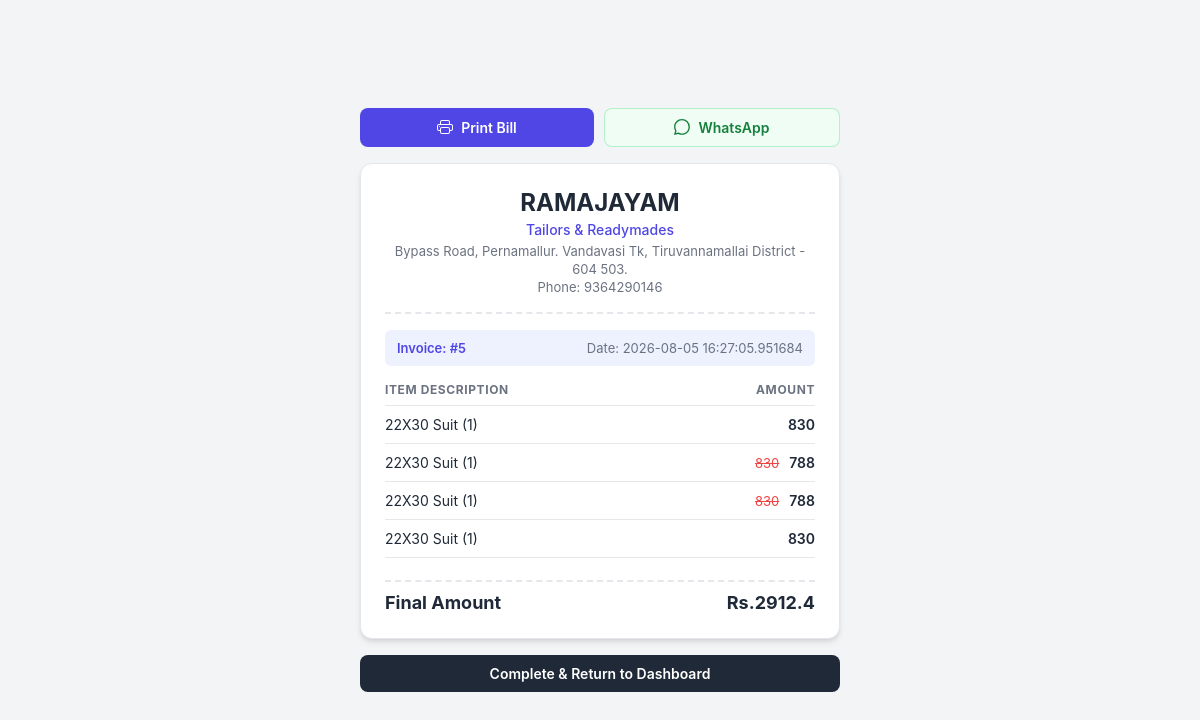
Screenshot of /bill_show_page/5 with the database file from the repository.
### app.py (models this page shows, shortened)
class ShopDealer(UserMixin,db.Model) :
    id = db.Column(db.Integer, primary_key=True)
    shop_username = db.Column(db.String(150), unique=True, nullable=False)
    password = db.Column(db.String(150), nullable=False)
    shop_name = db.Column(db.String(150),nullable=False)
    shop_title = db.Column(db.String(150),nullable=False)
    shop_location = db.Column(db.String(150),nullable=False)
    shop_phone_number = db.Column(db.String(10),nullable=False)
    shop_gst_number = db.Column(db.String(15),default=None)

class Billing(db.Model) :
    id = db.Column(db.Integer,primary_key=True)
    customer_no = db.Column(db.String(10))
    customer_name = db.Column(db.String(100))
    customer_address = db.Column(db.String(100), nullable=True)
    billing_amount = db.Column(db.Integer)
    applies_discount = db.Column(db.Integer, default=0)  # New field to indicate if a discount was applied
    applies_discount_amount = db.Column(db.Integer, default=0)
    total_quantity = db.Column(db.Integer)
    billing_date = db.Column(db.DateTime, default=datetime.utcnow)
    billing_products = db.relationship('SelledProduct', backref='billing', lazy=True)

class Product(db.Model) :
    id = db.Column(db.Integer,primary_key=True)
    billing_id = db.Column(db.Integer, db.ForeignKey('billing.id'), nullable=True,default=0)
    product_name = db.Column(db.String(100))
    product_id = db.Column(db.String(100))
    product_selling_amount = db.Column(db.Integer)
    product_raw_amount = db.Column(db.Integer)
    backup_product_selling_amount = db.Column(db.Integer, default=None)  # New field to store the original selling amount for discount restoration
    backup_product_raw_amount = db.Column(db.Integer, default=None)  # New field to store the original raw amount for discount restoration
    discount = db.Column(db.Integer)
    product_location = db.Column(db.String(100))
    product_entry_date = db.Column(db.String(100))
    product_exit_date = db.Column(db.DateTime, default=None)
    customer_phone_number = db.Column(db.String(10), db.ForeignKey('customer.customer_phone_number'), default=None)
    status = db.Column(db.String(20), default='active')  # active, sold, expired, etc.

### app.py (the view)
@app.route('/bill_show_page/<int:billing_id>')
def bill_show_page(billing_id):
    billing = Billing.query.get_or_404(billing_id)
    selled = SelledProduct.query.filter_by(billing_id=billing_id)
    shop = ShopDealer.query.all()
    products = Product.query.filter_by(billing_id=billing_id)
    return render_template('bill_show_page.html', billing=billing,selled=selled,shop=shop,products=products)

### templates/bill_show_page.html (shortened to what this page needs)
<!DOCTYPE html>
<html lang="en">
<head>
</head>
<body>
    <div class="container">
        <div class="action-panel">
            <button class="btn print-btn" onclick="window.print()">
                Print Bill
            </button>
            <a href="/whatsapp_bill/{{ billing.id }}" class="btn whatsapp-btn">
                WhatsApp
            </a>
        </div>
        <div class="receipt-card">
            <header class="shop-header">
                {% for s in shop %}
                <h1 class="shop-name">{{ s.shop_name }}</h1>
                <p class="shop-title">{{ s.shop_title }}</p>
                <p class="shop-details">{{ s.shop_location }}</p>
                <p class="shop-details">Phone: {{ s.shop_phone_number }}</p>
                {% endfor %}
            </header>
            <div class="invoice-meta">
                <div class="meta-group">
                    <span class="invoice-id">Invoice: #{{ billing.id }}</span>
                </div>
                <div class="meta-group text-right">
                    <span>Date: {{ billing.billing_date }}</span>
                </div>
            </div>
            <table class="items-table">
                <thead>
                    <tr>
                        <th>Item Description</th>
                        <th class="text-right">Amount</th>
                    </tr>
                </thead>
                <tbody>
                    {% for p in products %}
                    <tr>
                        <td>{{ p.product_name }}</td>
                        <td class="text-right">
                            {% if p.backup_product_selling_amount == p.product_selling_amount %}
                                <span class="price-current">{{ p.backup_product_selling_amount }}</span>
                            {% else %}
                                <span class="price-strike">{{ p.backup_product_selling_amount }}</span>
                                <span class="price-current">{{ p.product_selling_amount }}</span>
                            {% endif %}
                        </td>
                    </tr>
                    {% endfor %}
                </tbody>
            </table>
            <div class="summary-section">
                {% if billing.applies_discount_amount > 0 and billing.billing_amount - billing.applies_discount_amount==100 %}
                    <div class="summary-row">
                        <span>Total Bill Amount</span>
                        <span>{{ billing.billing_amount }}</span>
                    </div>
                    <div class="summary-row discount">
                        <span>Discount Applied ({% if billing.applies_discount %}{{ billing.applies_discount }}%{% else %}{{ ((billing.applies_discount_amount / billing.billing_amount) * 100)|round(1) }}%{% endif %})</span>
                        <span>-{{ (billing.billing_amount - billing.applies_discount_amount)|round(1) }} </span>
                    </div>
                    <div class="summary-row total">
                        <span>Final Amount</span>
                        <span>{{ billing.applies_discount_amount }} </span>
                    </div>
                {% else %}
                    <div class="summary-row total">
                        <span>Final Amount</span>
                        <span>Rs.{{ billing.applies_discount_amount }} </span>
                    </div>
                {% endif %}
            </div>
        </div>
        <div class="nav-actions">
            <a href="/shop_dashboard" class="btn complete-btn">Complete & Return to Dashboard</a>
        </div>
    </div>
</body>
</html>

### templates/bill_show_page.html (style rules this page uses)
:root { --primary: #4f46e5; --primary-hover: #4338ca; --primary-light: #eef2ff; --whatsapp: #25d366; --whatsapp-hover: #1da851; --whatsapp-light: #f0fdf4; --text-main: #1f2937; --text-muted: #6b7280; --border: #e5e7eb; --bg-body: #f3f4f6; --bg-card: #ffffff; --strike: #ef4444; --success: #16a34a; }
* { box-sizing: border-box; margin: 0; padding: 0; font-family: -apple-system, BlinkMacSystemFont, "Segoe UI", Roboto, Helvetica, Arial, sans-serif; }
body { background-color: var(--bg-body); color: var(--text-main); display: flex; justify-content: center; align-items: center; min-height: 100vh; padding: 16px; }
.container { width: 100%; max-width: 480px; margin: 0 auto; }
.action-panel { display: flex; gap: 10px; margin-bottom: 16px; }
.btn { display: inline-flex; align-items: center; justify-content: center; gap: 8px; padding: 10px 16px; border-radius: 8px; font-size: 0.875rem; font-weight: 600; text-decoration: none; cursor: pointer; transition: all 0.2s ease; border: none; flex: 1; }
.print-btn { background-color: var(--primary); color: #ffffff; }
.whatsapp-btn { background-color: var(--whatsapp-light); color: #15803d; border: 1px solid rgba(37, 211, 102, 0.3); }
.receipt-card { background: var(--bg-card); padding: 24px; border-radius: 12px; box-shadow: 0 4px 6px -1px rgba(0, 0, 0, 0.1), 0 2px 4px -1px rgba(0, 0, 0, 0.06); border: 1px solid var(--border); }
.shop-header { text-align: center; padding-bottom: 16px; border-bottom: 2px dashed var(--border); margin-bottom: 16px; }
.shop-name { font-size: 1.5rem; font-weight: 700; color: var(--text-main); margin-bottom: 4px; }
.shop-title { font-size: 0.875rem; color: var(--primary); font-weight: 500; margin-bottom: 4px; }
.shop-details { font-size: 0.8125rem; color: var(--text-muted); line-height: 1.4; }
.invoice-meta { display: flex; justify-content: space-between; background-color: var(--primary-light); padding: 10px 12px; border-radius: 6px; margin-bottom: 16px; font-size: 0.8125rem; }
.meta-group { display: flex; flex-direction: column; }
.invoice-id { font-weight: 600; color: var(--primary); }
.meta-group.text-right { text-align: right; color: var(--text-muted); }
.items-table { width: 100%; border-collapse: collapse; margin-bottom: 16px; }
.items-table th { text-align: left; font-size: 0.75rem; text-transform: uppercase; letter-spacing: 0.05em; color: var(--text-muted); padding-bottom: 8px; border-bottom: 1px solid var(--border); }
.items-table th.text-right { text-align: right; }
.items-table td { padding: 10px 0; font-size: 0.875rem; border-bottom: 1px solid var(--border); }
.items-table td.text-right { text-align: right; }
.price-strike { text-decoration: line-through; color: var(--strike); margin-right: 6px; font-size: 0.8125rem; }
.price-current { font-weight: 600; }
.summary-section { display: flex; flex-direction: column; gap: 0px; padding-top: 2px; margin-bottom: 1px; }
.summary-row { display: flex; justify-content: space-between; font-size: 0.875rem; color: var(--text-muted); }
.summary-row.total { font-size: 1.125rem; font-weight: 700; color: var(--text-main); padding-top: 10px; border-top: 2px dashed var(--border); margin-top: 4px; }
.nav-actions { margin-top: 16px; display: flex; gap: 10px; }
.complete-btn { background-color: var(--text-main); color: #ffffff; text-align: center; }

### rows the page displays
ShopDealer: shop_name "RAMAJAYAM", shop_title "Tailors & Readymades", shop_location "Bypass Road, Pernamallur. Vandavasi Tk, Tiruvannamallai District - 604 503.", shop_phone_number "9364290146"
Billing: id "5", billing_date "2026-08-05 16:27:05.951684", applies_discount_amount "2912.4"
Product: product_name "22X30 Suit (1)", backup_product_selling_amount "830"
Product: product_name "22X30 Suit (1)", backup_product_selling_amount "830", product_selling_amount "788"
Product: product_name "22X30 Suit (1)", backup_product_selling_amount "830", product_selling_amount "788"
Product: product_name "22X30 Suit (1)", backup_product_selling_amount "830"
